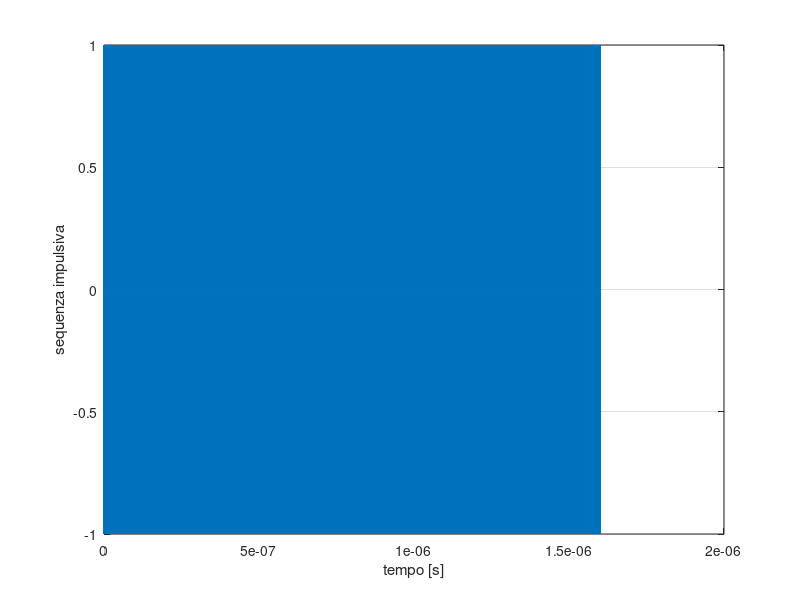

The MATLAB script that drew this image: (Note: this script raises an error after producing the figure.)
% PROGRAMMA: Semplice sistema di comunicazione
% 097460 - Prova finale (Sistemi di Comunicazione)
% Autore: Leticia Bochko
%(il file include funzioni prese dal materiale didattico del corso)
% Politecnico di Milano, a.a. 2021-2022

clc, clear, close all

%% TRASMETTITORE
%trasmissione in banda base sul binario antipodale (2-PAM).

%ingresso dati binari
%generazione di numeri interi pseudo-casuali tra 0 e 1
num_bit_ingresso = single(16000);  
bit_ingresso = single(randi([0, 1], [1, num_bit_ingresso]));%il segnale in ingresso

N_sample_per_symbol=64;
Rs=10e9;   % symbol rate [Baud - symbols/s]
Ts=1/Rs;   % symbol time [s]

window_length=num_bit_ingresso*Ts;
df=1/window_length;   % passo (risoluzione) spettrale [Hz]
dt=Ts/N_sample_per_symbol;  %time step, passo/risoluzione temporale (tempo per ogni campione) [s]
N_sample=num_bit_ingresso*N_sample_per_symbol; %numero totale dei campioni
f_sample=1/dt; %frequenza di campionamento [Hz]

t=[0:N_sample-1]*dt; %vettore degli istanti di tempo [s]

y=zeros(size(t));

%generatore sequenza impulsiva
%ampiezza +1 se bit trasmesso==1; -1 se bit trasmesso==0
for c = 1:(num_bit_ingresso) 
    if bit_ingresso(c)==1
        y(32+64*(c-1))=1;   
    else
        y(32+64*(c-1))=-1;
    end
end


figure('Name',' Segnale in ingresso rappresentato come sequenza impulsiva')
plot(t,y), xlabel('tempo [s]'), ylabel('sequenza impulsiva'), grid on

%per teorema di Nyquist, possiamo rappresentare correttamente segnali
%campionati a f_sample solo se la banda del segnale è compresa tra 
% -f_sample/2 e +f_sample/2

% vettore dei campioni di frequenza (rappr. bilatera - condizioni al bordo periodiche)
f=[-f_sample/2:df:+f_sample/2-1];

%trasformata di Fourier di sequenza impulsiva
Y=fftshift(fft(fftshift(y)));

%trasformata di Fourier del filtro formatore ht (di Nyquist)
Ht=rect_mod(f,2*Rs,0);

%trasformata di Fourier del segnale trasmesso
%dato dalla convoluzione della sequenza impulsiva e del filtro formatore
%oppure dal prodotto delle loro trasformate
Y_nyquist=Y.*Ht;

y_nyquist=ifftshift(ifft(ifftshift(Y_nyquist))); 
%il segnale aleatorio in forma adatta ad essere trasmesso sul canale

figure('Name',' Segnale filtrato con filtro Tx di Nyquist e pronto ad essere trasmesso sul canale')
plot(t,y_nyquist), xlabel('tempo [s]'), ylabel('segnale in ingresso al canale'), grid on

%% CANALE DI TRASMISSIONE
%risposta del canale è pura attenuazione hc(t)=(1/alfa)*delta(t)
alfa = 0.2; % attenuazione [dB/km]
%Potenza_uscita=(1/alfa)*Potenza_ingresso

L=[0:1:100]; %lunghezza collegamento [km] 

%alfa=(10/L)*log(P_in/P_out)=0.2 dB/km
%P_out=P_in/[10^(alfa*L/10)]
%s_out=s_in/[10^(alfa*L/20)]

P_in=y_nyquist.^2; %potenza del segnale in ingresso 
figure('Name',' Potenza del segnale in ingresso al canale')
plot(t,P_in), xlabel('tempo [s]'), ylabel('potenza segnale in ingresso [W]'), grid on

%P_out=P_in./(10^(alfa*L/10)); %potenza del segnale in uscita
%figure('Name','potenza del segnale in uscita al canale')    
%plot(t,P_out), xlabel('tempo [s]'), ylabel('potenza segnale in uscita'), grid on

%potenza del segnale in uscita e potenza media del segnale in uscita
P_out=zeros([length(L) length(t)]);
P_out_avg=zeros(size(L));
lunghezza=length(L);

for c = 1:(lunghezza)
    P_out(c,:)=P_in./(10^(alfa*L(c)/10));  
    P_out_avg(c)=mean(P_out(c,:));
end

figure('Name',' Potenza del segnale in uscita dal canale')
plot(t,P_out), xlabel('tempo [s]'), ylabel('potenza segnale in uscita [W]'), grid on

%grafico della potenza media in Watt in relazione alla lunghezza 
figure('Name',' Potenza media del segnale in uscita dal canale, in Watt')
plot(L,P_out_avg), xlabel('lunghezza del collegamento [km]'), ylabel('potenza media del segnale in uscita [W]'), grid on

%grafico della potenza media in dB in relazione alla lunghezza 
P_out_avg_dB=pow2db(P_out_avg);
figure('Name',' Potenza media del segnale in uscita dal canale, in dB')
plot(L,P_out_avg_dB), xlabel('lunghezza del collegamento [km]'), ylabel('potenza media del segnale in uscita [dB]'), grid on


%segnale in uscita dal canale di trasmissione (prima dell'aggiunta del
%rumore)
s_out=zeros([length(L) length(t)]);
for c = 1:(lunghezza)
    s_out(c,:)=y_nyquist./(10^(alfa*L(c)/20));  
end
figure('Name',' Segnale in uscita dal canale, prima di sommare la componente "rumore"')    
plot(t,s_out), xlabel('tempo [s]'), ylabel('segnale in uscita'), grid on

%generazione del rumore e la sua somma al segnale

SNR_0=10; % SNR per back-to-back [dB]

% vettore di SNR in relazione alla lunghezza
SNR=zeros(size(L));
SNR=L.*alfa;
SNR=SNR_0-SNR;


%somma del segnale e del rumore considerando SNR data lunghezza del
%collegamento
for c=1:(lunghezza)
    s_out_n(c,:)=awgn(s_out(c,:),SNR(c),'measured');
end


figure('Name',' Somma del segnale e del rumore')
plot(t,s_out_n), xlabel('tempo [s]'), ylabel('segnale in uscita dal canale'), grid on
%% RICEVITORE
%è coerente (no dispersione cromatica) ed equalizzato
%hr(t)=ht(t0-t)
%risposta in frequenza al filtro di ricezione - filtro adattato

%hr=ht(t0-t) = ht(-t-(-t0)) -> Ht(-f)*e^(-j*2*Pi_greco*(-t0)) = traslazione
%t0 = metà base del rect_mod = Rs
%Hr=rect_mod(f,2*Rs,Rs); %trasformata di Fourier del filtro di ricezione hr (adattato)
Hr=1; %per spegnere il filtro di ricezione
%figure('Name','filtro del ricevitore')
%plot(f,Hr), xlabel('frequenza'), ylabel('rettangolo'), grid on
s_out_filtrato=zeros([length(L) length(t)]);
for c = 1:(lunghezza)
    S_out_N(c,:)=fftshift(fft(fftshift(s_out_n(c,:))));
    S_out_filtrato(c,:)=S_out_N(c,:).*Hr;

    s_out_filtrato(c,:)=ifftshift(ifft(ifftshift(S_out_filtrato(c,:)))); 
end

figure('Name',' Segnale filtrato dal filtro di ricezione adattato')
plot(t,s_out_filtrato), xlabel('tempo [s]'), ylabel('segnale in uscita dal filtro di ricezione'), grid on
%% campionamento e decisore 
%valore > 0 -> bit 1 
%valore < 0 -> bit 0
s_out_filtrato=s_out_filtrato>0;
s_out_finale=zeros([length(L) length(t)]);


for r = 1:(lunghezza) 
    for c = 1:(num_bit_ingresso)
        if s_out_filtrato(r,32+64*(c-1))==1
            s_out_finale(r,32+64*(c-1))=1;  
        else
            s_out_finale(r,32+64*(c-1))=-1;
        end
    end
end

figure('Name',' Segnale in uscita dal decisore rappresentato come sequenza impulsiva')
plot(t,s_out_finale), xlabel('tempo [s]'), ylabel('segnale in uscita dal decisore'), grid on

%% BER

%BER=sum(trasmessi~=ricevuti)/length(trasmessi)
%BER=sum(y~=s_out_finale)/length(y)
for c = 1:(lunghezza)
    errori=sum(y~=s_out_finale(c,:));
    if errori>=10
        BER(1,c)=errori/length(y);
    else
        BER=NaN;
    end
end

figure('Name',' BER in funzione della lunghezza')
semilogy(L,BER), xlabel('lunghezza collegamento [km]'), ylabel('BER'), grid on

%% FUNZIONI:

function y=rect_mod(t,D,t0)

% funzione rettangolo di durata D e centrata in t0
% INPUT:    t       vettore (ad es. degli istanti di tempo)
y=zeros(size(t));
y=(abs(t-t0)<=D/2);
return
end